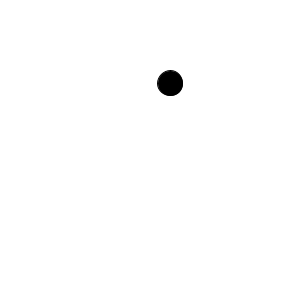
Frame 1 (no input)
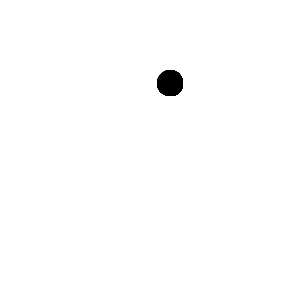
Frame 60 (the mouse pressed at the canvas centre just before this capture)
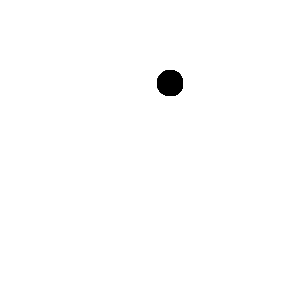
Frame 120 (the mouse held since frame 60 and released just before this capture)

The Processing sketch that drew these frames (run headless with seeded random() and noise(); from frame 60 on, the mouse is pressed at the canvas centre):

// Processing sketch: processing_117442
// ── processing_117442.pde

void setup()
{
  size(300,300);
  background(255,255,255);
  frameRate(60);
} 

//Forskellige værdier

 float xCirkel = random(25,250);
 float yCirkel = random(25,250);
 float radius = 25;
 
 int xLinje = 2;
 int yLinje = 2;
 
  float distance = sqrt((xCirkel-mouseX)*(xCirkel-mouseX)+(yCirkel-mouseY)*(yCirkel-mouseY));
 
void draw()
{
 float distance = sqrt((xCirkel-mouseX)*(xCirkel-mouseX)+(yCirkel-mouseY)*(yCirkel-mouseY));
  stroke(0,0,0);
  fill(0,0,0);
  ellipse(xCirkel,yCirkel,radius,radius);
  
  if(distance<radius)
  {
    yCirkel = random(0,300);
    xCirkel = random(0,300);
    ellipse(xCirkel,yCirkel,radius,radius);
  }
  if(distance<radius+5)
  {
    fill(255,255,255);
    stroke(255,255,255);
    ellipse(xCirkel,yCirkel,radius+5,radius+5);
    background(255,255,255);
  }
}
